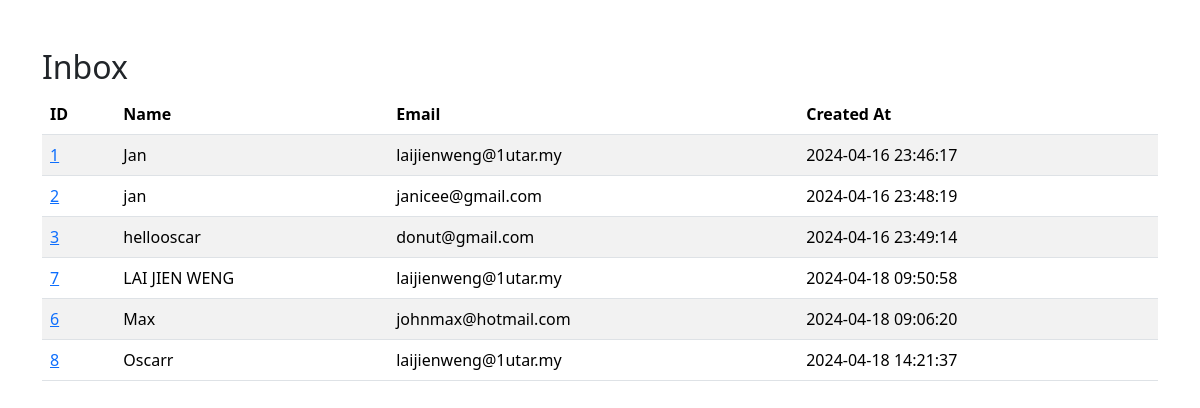
The app's page /admin/inbox.php with its own data.
### tables this page shows
CREATE TABLE `contact_responses` (
  `id` int(11) NOT NULL,
  `name` varchar(255) NOT NULL,
  `email` varchar(255) NOT NULL,
  `message` text NOT NULL,
  `created_at` timestamp NULL DEFAULT current_timestamp()
);

### admin/inbox.php (the view, shortened to what this page needs)
<?php
include("../include/connect.php");
$query = "SELECT * FROM contact_responses";
$result = mysqli_query($con, $query);
?>
<!DOCTYPE html>
<html lang="en">
<head>
    <link href="https://cdn.jsdelivr.net/npm/bootstrap@5.3.3/dist/css/bootstrap.min.css" rel="stylesheet">
</head>
<body>
    <div class="container mt-5">
        <h2>Inbox</h2>
        <table class="table table-striped">
            <thead>
                <tr>
                    <th>ID</th>
                    <th>Name</th>
                    <th>Email</th>
                    <th>Created At</th>
                </tr>
            </thead>
            <tbody>
                <?php while ($row = mysqli_fetch_assoc($result)) { ?>
                    <tr>
                        <td><a href="message_details.php?id=<?php echo $row['id']; ?>"><?php echo $row['id']; ?></a></td>
                        <td><?php echo $row['name']; ?></td>
                        <td><?php echo $row['email']; ?></td>
                        <td><?php echo $row['created_at']; ?></td>
                    </tr>
                <?php } ?>
            </tbody>
        </table>
    </div>
</body>
</html>

### records on screen
contact_responses: id "1", name "Jan", email "laijienweng@1utar.my", created_at "2024-04-16 23:46:17"
contact_responses: id "2", name "jan", email "janicee@gmail.com", created_at "2024-04-16 23:48:19"
contact_responses: id "3", name "hellooscar", email "donut@gmail.com", created_at "2024-04-16 23:49:14"
contact_responses: id "7", name "LAI JIEN WENG", email "laijienweng@1utar.my", created_at "2024-04-18 09:50:58"
contact_responses: id "6", name "Max", email "johnmax@hotmail.com", created_at "2024-04-18 09:06:20"
contact_responses: id "8", name "Oscarr", email "laijienweng@1utar.my", created_at "2024-04-18 14:21:37"
